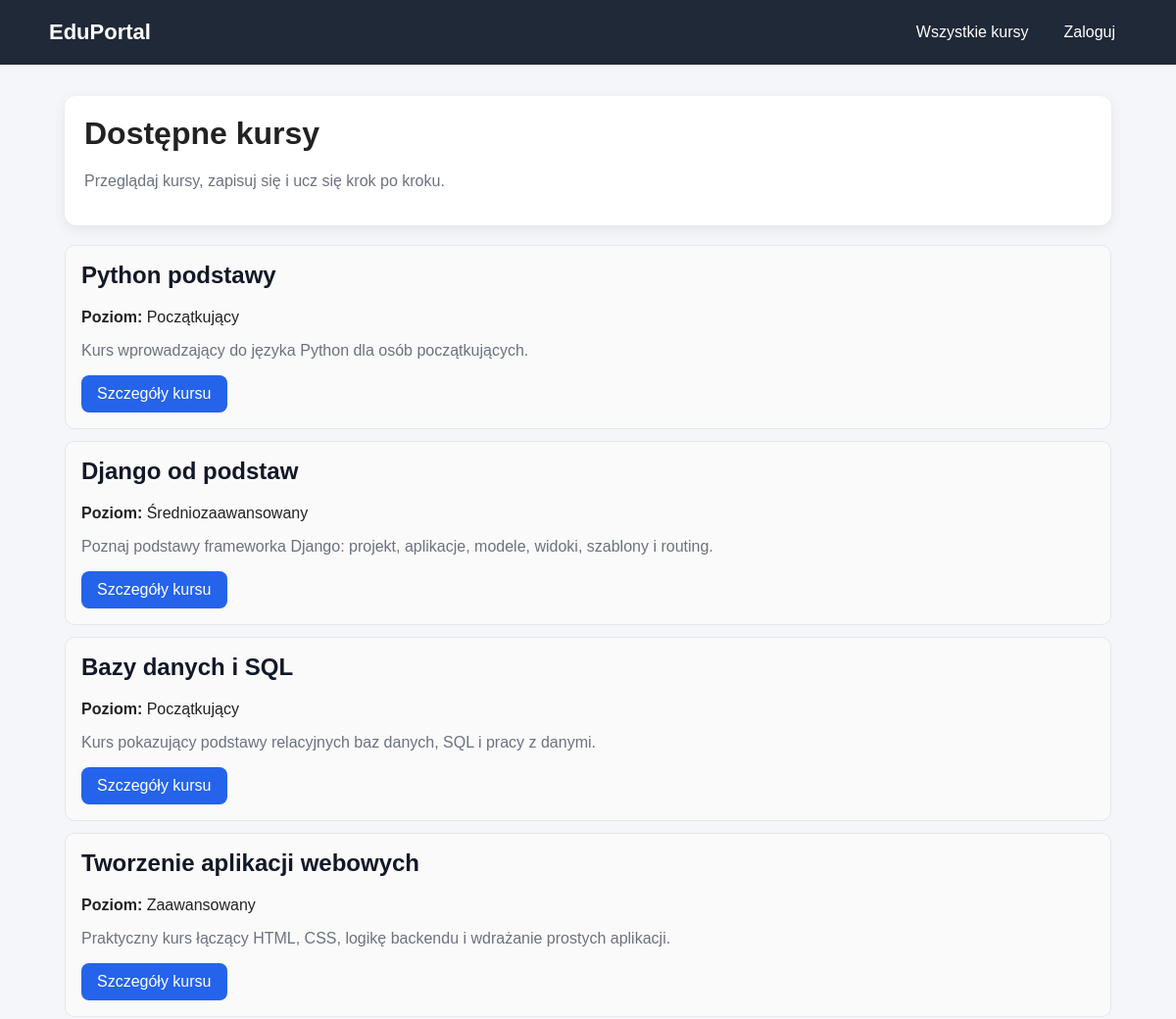
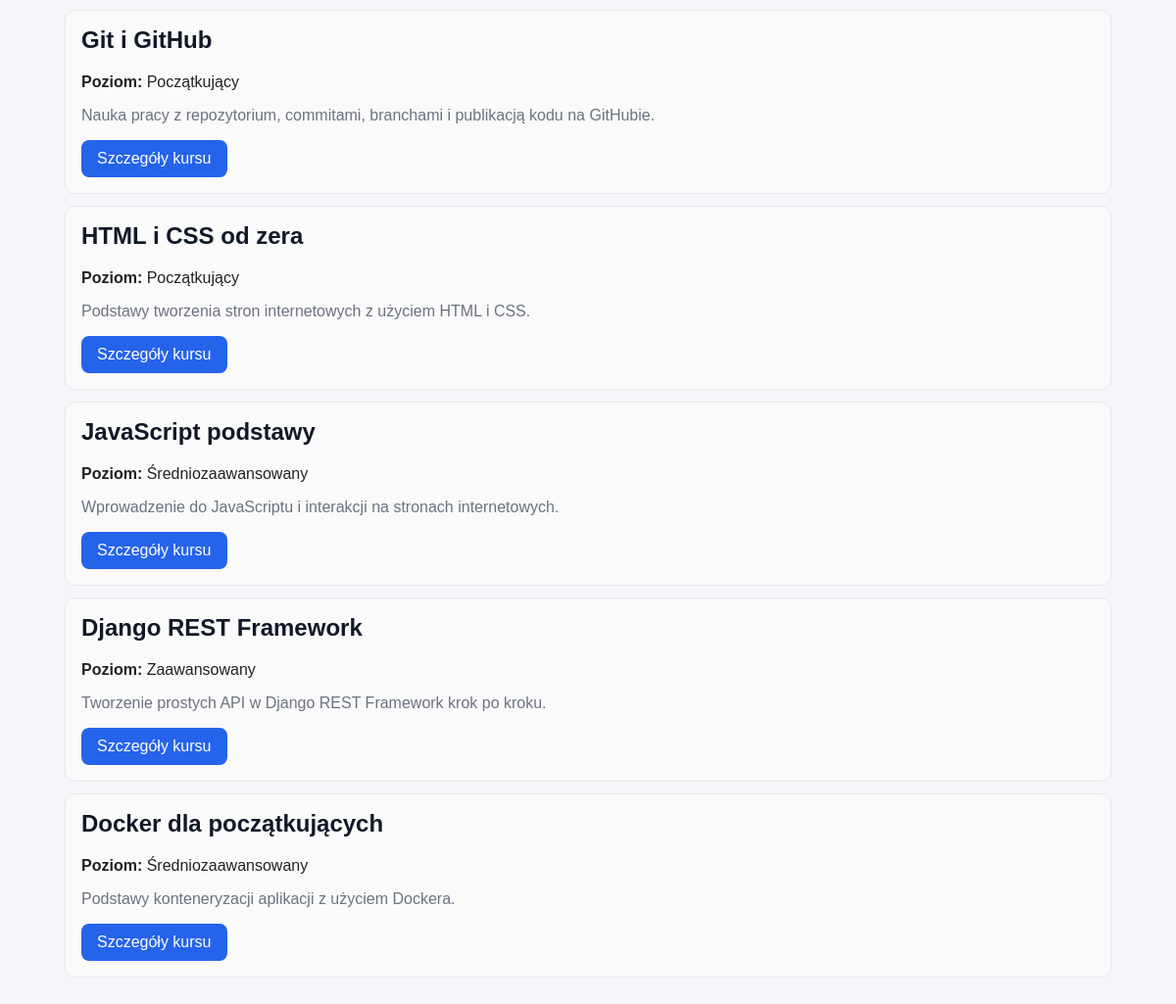
The page / on the database its author committed (2 pictures, top to bottom).
### courses/models.py (models this page shows, shortened)
class Course(models.Model):
    BEGINNER = "beginner"
    INTERMEDIATE = "intermediate"
    ADVANCED = "advanced"
    LEVEL_CHOICES = [
        (BEGINNER, "Początkujący"),
        (INTERMEDIATE, "Średniozaawansowany"),
        (ADVANCED, "Zaawansowany"),
    ]
    title = models.CharField(max_length=200)
    description = models.TextField()
    level = models.CharField(max_length=20, choices=LEVEL_CHOICES)

### courses/views.py (the view, shortened to what this page needs)
# urls.py: path("", views.course_list, name="course_list"),
def course_list(request):
    courses = Course.objects.all()
    course_progress = {}
    context = {
        "courses": courses,
        "course_progress": course_progress,
    }
    return render(request, "courses/course_list.html", context)

### courses/templates/courses/course_list.html (shortened to what this page needs)
{% extends "base.html" %}
{% load course_extras %}
{% block content %}
<div class="card">
    <h1>Dostępne kursy</h1>
    <p class="muted">Przeglądaj kursy, zapisuj się i ucz się krok po kroku.</p>
</div>
{% if courses %}
    <ul class="course-list">
        {% for course in courses %}
            <li class="course-item">
                <h2>
                    <a href="{% url 'courses:course_detail' course.pk %}" style="text-decoration:none; color:#111827;">
                        {{ course.title }}
                    </a>
                </h2>
                <p><strong>Poziom:</strong> {{ course.get_level_display }}</p>
                <p class="muted">{{ course.description }}</p>
                <div class="actions">
                    <a href="{% url 'courses:course_detail' course.pk %}" class="btn">Szczegóły kursu</a>
                </div>
            </li>
        {% endfor %}
    </ul>
{% else %}
    <div class="card">
        <p>Brak kursów w bazie.</p>
    </div>
{% endif %}
{% endblock %}

### courses/templates/base.html (shortened to what this page needs)
<!DOCTYPE html>
<html lang="pl">
<head>
</head>
<body>
    <header class="navbar">
        <div class="navbar-inner">
            <div class="brand">
                <a href="{% url 'courses:course_list' %}">EduPortal</a>
            </div>
            <nav class="nav-links">
                <a href="{% url 'courses:course_list' %}">Wszystkie kursy</a>
                {% if user.is_authenticated %}
                    <a href="{% url 'courses:my_courses' %}">Mój progres</a>
                    <span>Zalogowany: {{ user.username }}</span>
                    <form method="post" action="{% url 'logout' %}" class="logout-form">
                        {% csrf_token %}
                        <button type="submit" class="logout-btn">Wyloguj</button>
                    </form>
                {% else %}
                    <a href="{% url 'login' %}">Zaloguj</a>
                {% endif %}
            </nav>
        </div>
    </header>
    <main class="container">
        {% block content %}
        {% endblock %}
    </main>
</body>
</html>

### courses/templates/base.html (style rules this page uses)
* { box-sizing: border-box; }
body { margin: 0; font-family: Arial, sans-serif; background: #f4f6f9; color: #222; }
.navbar { background: #1f2937; color: white; padding: 16px 24px; }
.navbar-inner { max-width: 1100px; margin: 0 auto; display: flex; justify-content: space-between; align-items: center; gap: 16px; flex-wrap: wrap; }
.brand a { color: white; text-decoration: none; font-size: 22px; font-weight: bold; }
.nav-links { display: flex; align-items: center; gap: 12px; flex-wrap: wrap; }
.nav-links a { color: white; text-decoration: none; padding: 8px 12px; border-radius: 8px; }
.container { max-width: 1100px; margin: 32px auto; padding: 0 16px; }
.card { background: white; border-radius: 12px; padding: 20px; margin-bottom: 20px; box-shadow: 0 4px 14px rgba(0,0,0,0.08); }
.btn { display: inline-block; background: #2563eb; color: white; text-decoration: none; border: none; padding: 10px 16px; border-radius: 8px; cursor: pointer; }
.muted { color: #6b7280; }
.lesson-list, .course-list { list-style: none; padding: 0; margin: 0; }
.lesson-item, .course-item { border: 1px solid #e5e7eb; border-radius: 10px; padding: 16px; margin-bottom: 12px; background: #fafafa; }
h1, h2, h3, h4 { margin-top: 0; }
.actions { display: flex; gap: 10px; flex-wrap: wrap; margin-top: 14px; }

### rows shown on the page
Course: title "Python podstawy", level "Początkujący", description "Kurs wprowadzający do języka Python dla osób początkujących."
Course: title "Django od podstaw", level "Średniozaawansowany", description "Poznaj podstawy frameworka Django: projekt, aplikacje, modele, widoki, szablony i routing."
Course: title "Bazy danych i SQL", level "Początkujący", description "Kurs pokazujący podstawy relacyjnych baz danych, SQL i pracy z danymi."
Course: title "Tworzenie aplikacji webowych", level "Zaawansowany", description "Praktyczny kurs łączący HTML, CSS, logikę backendu i wdrażanie prostych aplikacji."
Course: title "Git i GitHub", level "Początkujący", description "Nauka pracy z repozytorium, commitami, branchami i publikacją kodu na GitHubie."
Course: title "HTML i CSS od zera", level "Początkujący", description "Podstawy tworzenia stron internetowych z użyciem HTML i CSS."
Course: title "JavaScript podstawy", level "Średniozaawansowany", description "Wprowadzenie do JavaScriptu i interakcji na stronach internetowych."
Course: title "Django REST Framework", level "Zaawansowany", description "Tworzenie prostych API w Django REST Framework krok po kroku."
Course: title "Docker dla początkujących", level "Średniozaawansowany", description "Podstawy konteneryzacji aplikacji z użyciem Dockera."
